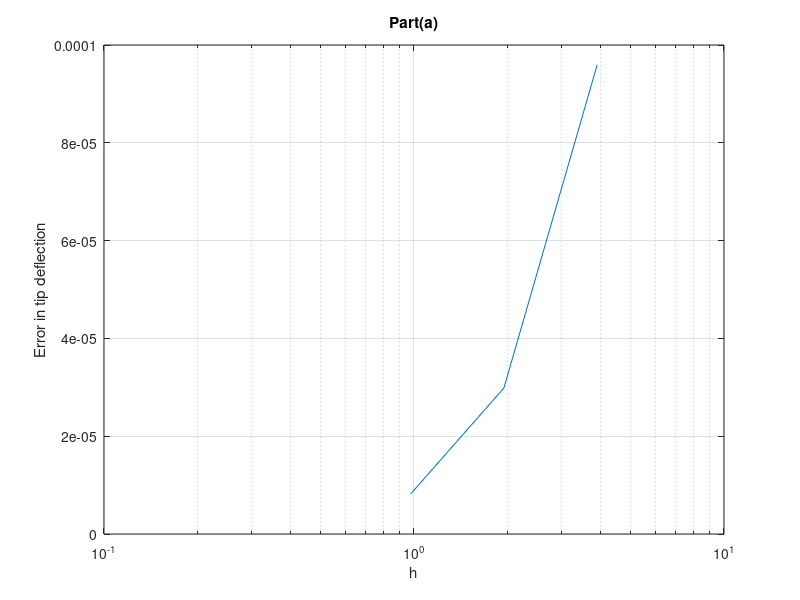
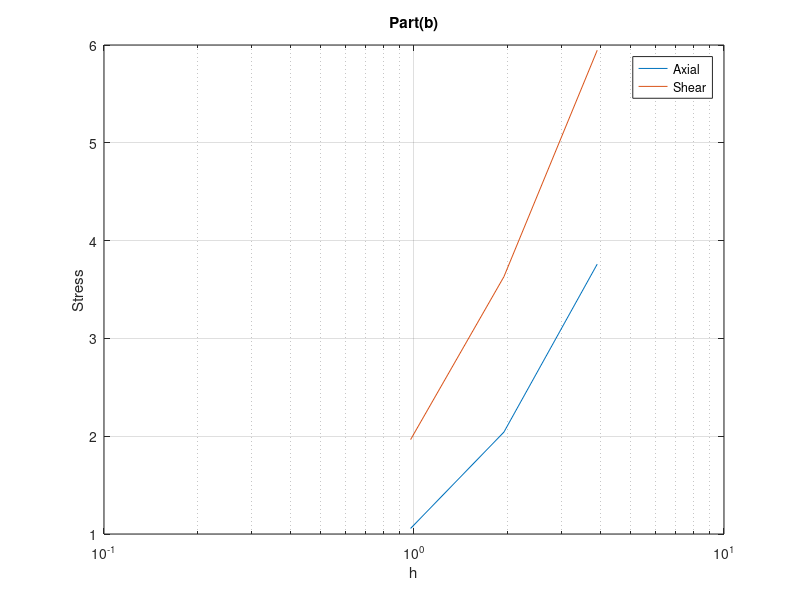
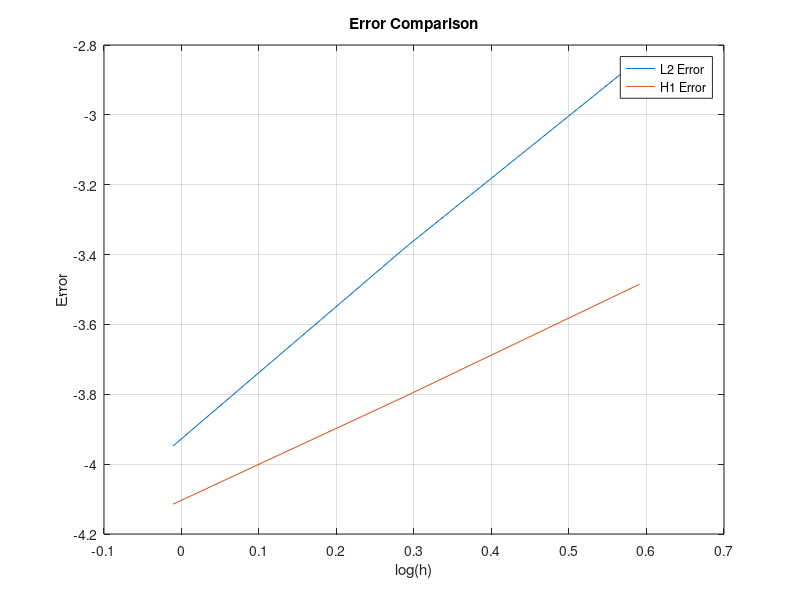
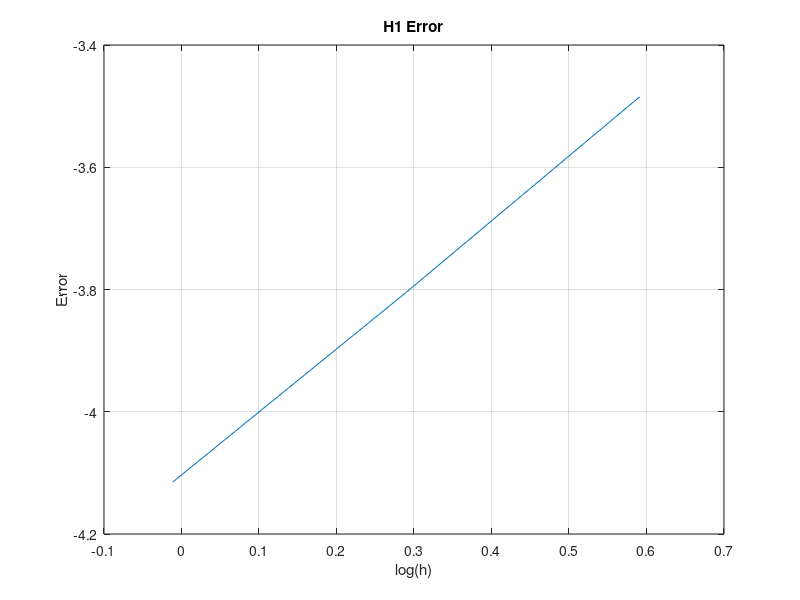

Here is the MATLAB script that generated these plots, in order:
%CEE 570
%Plotting 

TipDeflec=[0.005305270358293 0.005371386175778 0.005393081893224];
AxialStress=[-3.759622014195507 -2.041893204326012 -1.056874950975649];
ShearStress=[5.946429551644981 3.630972294074025 1.965259103728703];
TipDeflecExact=0.00540125;
TipError=[abs(TipDeflec(1)-TipDeflecExact) abs(TipDeflec(2)-TipDeflecExact) abs(TipDeflec(3)-TipDeflecExact)];
AxialExact=0;
ShearExact=0;
AxialError=[abs(AxialStress(1)) abs(AxialStress(2)) abs(AxialStress(3))];
ShearError=[abs(ShearStress(1)) abs(ShearStress(2)) abs(ShearStress(3))];

L2 = [-2.840014 -3.377636 -3.948141];
H1 = [-3.484825 -3.804538 -4.114668];
h=[3.9 1.95 0.975];
logh=[log10(3.9) log10(1.95) log10(0.975)];

%% Part(a)
figure(1)
semilogx(h,TipError)
xlabel('h')
ylabel('Error in tip deflection')
grid on
title('Part(a)')

%% Part(b)
figure(2)
semilogx(h,AxialError,h,ShearError)
xlabel('h')
ylabel('Stress')
legend('Axial','Shear')
grid on
title('Part(b)')

%% Part(c)
figure(3)
plot(logh,L2,logh,H1)
xlabel('log(h)')
ylabel('Error')
legend('L2 Error','H1 Error')
title('Error Comparison')
grid on

figure (4)
title('H1 Error')
plot(logh, H1)
xlabel('log(h)')
ylabel('Error')
title('H1 Error')
grid on

figure (5)
title('L2 Error')
plot(logh, L2)
xlabel('log(h)')
ylabel('Error')
title('L2 Error')
grid on

